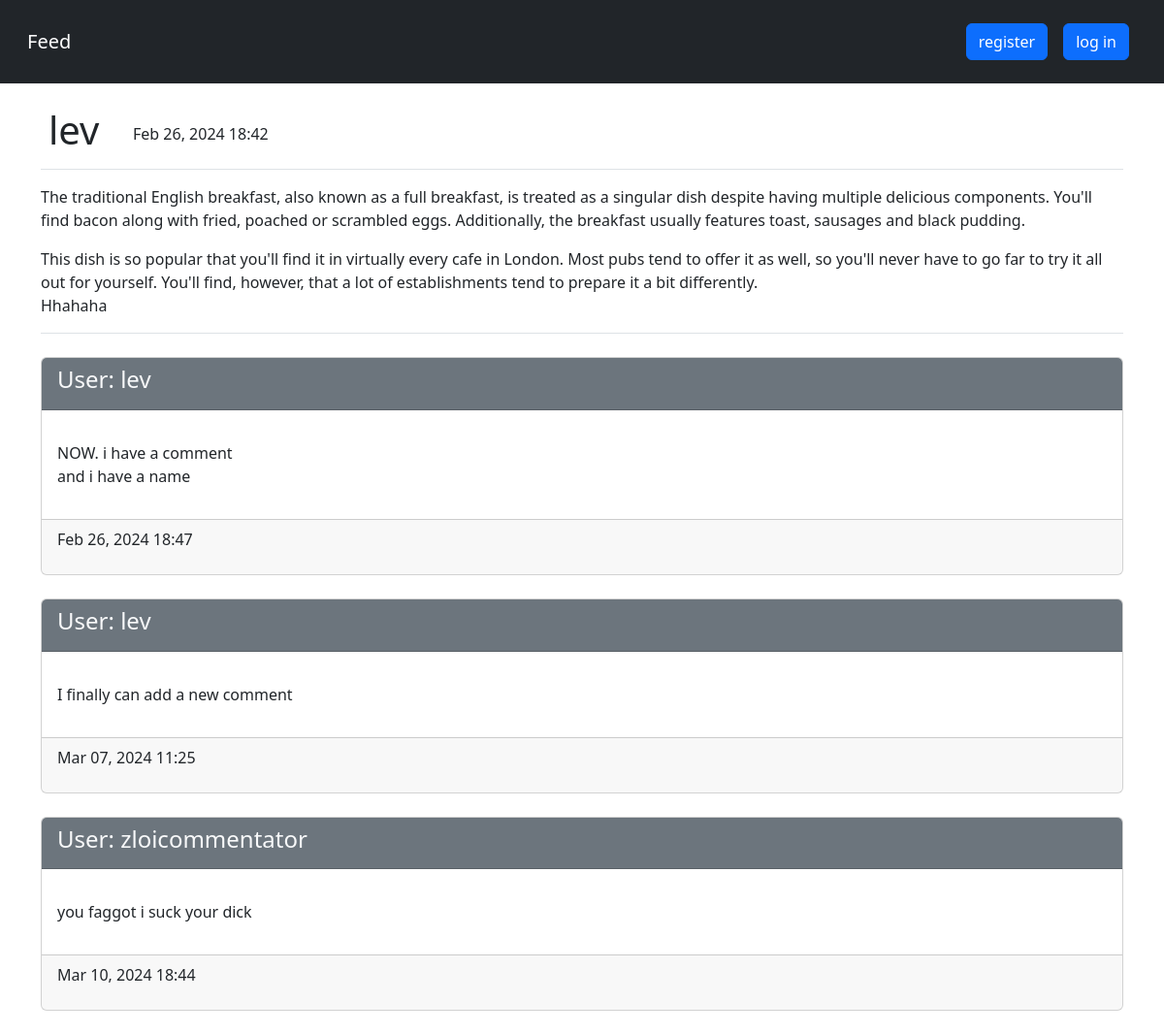
The app's page /post/2/ with its own data.
### blogs/models.py (models this page shows, shortened)
class Post(models.Model):
    text = models.TextField()
    date_added = models.DateTimeField(auto_now_add=True)
    owner = models.ForeignKey(User, on_delete=models.CASCADE)

class Comment(models.Model):
    post = models.ForeignKey(Post, on_delete=models.CASCADE)
    text = models.TextField()
    date_added = models.DateTimeField(auto_now_add=True)
    owner = models.ForeignKey(User, on_delete=models.CASCADE)

### blogs/views.py (the view)
# urls.py: path('post/<int:post_id>/', views.post, name='post'),
def post(request, post_id):
    post = Post.objects.get(id=post_id)
    comments = post.comment_set.order_by('date_added')
    user = request.user
    context = {'post': post, 'comments': comments, 'user': user}
    return render(request, 'blogs/post.html', context)

### blogs/templates/blogs/post.html (shortened to what this page needs)
{% extends 'blogs/base.html' %}
{% block page_header %}
    <div class="row">
        <div class="col-sm-1">
            <h1 class="ms-2">{{ post.owner }}</h1>
        </div>
        <div class="col-sm-2 mt-3">
            <p>{{ post.date_added|date:'M d, Y H:i' }}</p>
        </div>
    </div>
{% endblock page_header %}
{% block content %}
    <div class="border-bottom"></div>
    <p class="ms-2">{{ post.text|linebreaks }}</p>
    <div class="border-bottom mb-4"></div>
    <div>
        {% for comment in comments %}
            <div class="card mb-4">
                <div class="card-header bg-secondary text-light">
                    <h4>User: {{ comment.owner.username }}</h4>
                </div>
                <div class="card-body p-3">
                    <p>{{ comment.text|linebreaks }}</p>
                </div>
                <div class="card-footer">
                    <div class="row">
                        <p class="col-sm-2">{{ comment.date_added|date:'M d, Y H:i' }}</p>
                    </div>
                </div>
            </div>
        {% empty %}
            <li>No comments. You could leave your comments here.</li>
        {% endfor %}
    </div>
{% endblock content %}

### records on screen
Post: owner "lev", date_added "Feb 26, 2024 18:42", text "The traditional English breakfast, also known as a full breakfast, is treated as a singular dish despite having multiple delicious components. You'll find bacon along with fried, poached or scrambled eggs. Additionally, the breakfast usually features toast, sausages and black pudding. This dish is so popular that you'll find it in virtually every cafe in London. Most pubs tend to offer it as well, so you'll never have to go far to try it all out for yourself. You'll find, however, that a lot of establishments tend to prepare it a bit differently. Hhahaha"
Comment: owner.username "lev", text "NOW. i have a comment and i have a name", date_added "Feb 26, 2024 18:47"
Comment: owner.username "lev", text "I finally can add a new comment", date_added "Mar 07, 2024 11:25"
Comment: owner.username "zloicommentator", text "you faggot i suck your dick", date_added "Mar 10, 2024 18:44"
